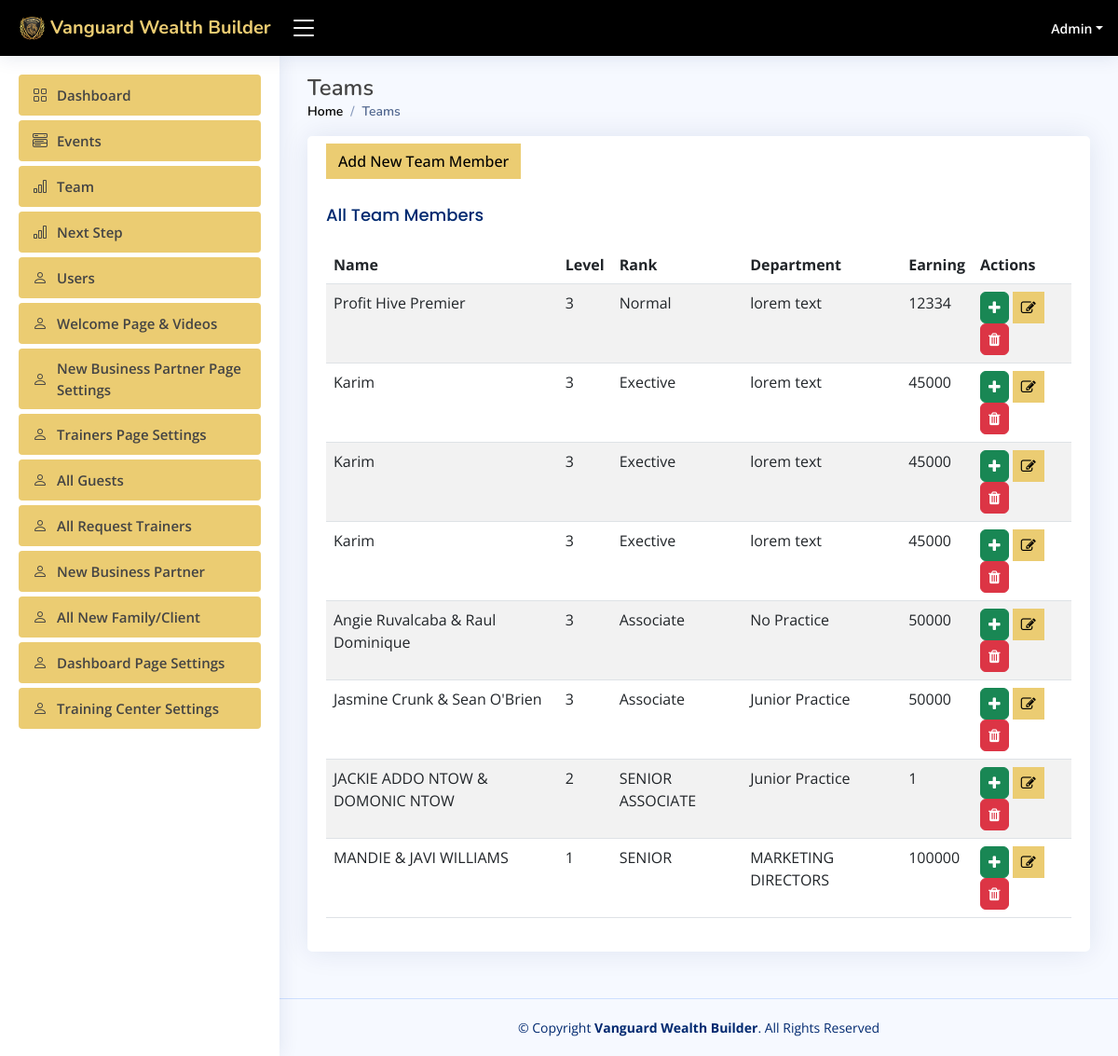
Screenshot of /admin/teams.php (signed in) with the database file from the repository.
### tables this page shows
CREATE TABLE `users` (
  `id` int(11) NOT NULL,
  `user_type` int(11) NOT NULL DEFAULT '0' COMMENT '0=user,1=admin',
  `fname` varchar(50) DEFAULT NULL,
  `lname` varchar(150) DEFAULT NULL,
  `agent_code` int(150) DEFAULT NULL,
  `email` varchar(50) DEFAULT NULL,
  `phone` varchar(100) DEFAULT NULL,
  `business_patner` varchar(150) DEFAULT NULL,
  `us_states` varchar(150) DEFAULT NULL,
  `password` varchar(255) DEFAULT NULL,
  `status` int(11) NOT NULL DEFAULT '0' COMMENT '1=active,0=block',
  `reset_token` varchar(10) DEFAULT NULL,
  `image_path` varchar(255) DEFAULT NULL,
  `notes` text,
  `address` text,
  `create_date` datetime DEFAULT NULL,
  `updated_date` datetime DEFAULT NULL
);

CREATE TABLE `team_members` (
  `id` int(11) NOT NULL,
  `name` varchar(255) DEFAULT NULL,
  `level` int(11) DEFAULT NULL,
  `rank` varchar(200) DEFAULT NULL,
  `department` varchar(260) DEFAULT NULL,
  `earning` double NOT NULL DEFAULT '0',
  `facebook_link` varchar(500) DEFAULT NULL,
  `linkedin_link` varchar(255) NOT NULL,
  `instagram_link` varchar(255) NOT NULL,
  `appointment_link` text,
  `image_path` varchar(200) DEFAULT NULL,
  `bio` longtext,
  `created_date` datetime DEFAULT NULL,
  `updated_date` datetime DEFAULT NULL
);

### serverside/functions.php (called while the page is built, shortened)
<?php
require_once 'crud.php';
class Functions
{
    private $db;
    function __construct()
    {
        $this->db = new Database();
        $this->db->connect();
    }
    function getSingleUser($id)
    {
        $sql = "select * from users where id='$id'";
        if ($this->db->sql($sql)) {
            return $this->db->getResult();
        }
    }
    function getAllTeamMembers(){
        $sql = "select * from team_members order by id desc ";
        if ($this->db->sql($sql)) {
            return $this->db->getResult();
        }
    }
}

### serverside/crud.php (called while the page is built, shortened)
<?php
class Database {
       private $db_host = "localhost";
       private $db_user = "root";
       private $db_pass = "";
       private $db_name = "wanguard";
    private $con = false;
    private $myconn = "";
    private $result = array();
    public function connect() {
        if (!$this->con) {
            $this->myconn = new mysqli($this->db_host, $this->db_user, $this->db_pass, $this->db_name);
            if ($this->myconn->connect_errno > 0) {
                array_push($this->result, $this->myconn->connect_error);
                return false;
            } else {
                $this->con = true;
                return true;
            }
        } else {
            return true;
        }
    }
    public function sql($sql) {
        $this->result = array();
        $query = $this->myconn->query($sql);
        if ($query) {
            $this->numResults = 0;
            if (isset($query->num_rows) && ( $query->num_rows > 0)) {
                $this->numResults = $query->num_rows;
            }
            for ($i = 0; $i < $this->numResults; $i++) {
                $r = $query->fetch_array();
                $key = array_keys($r);
                for ($x = 0; $x < count($key); $x++) {
                    if (!is_int($key[$x])) {
                        if ($query->num_rows >= 1) {
                            $this->result[$i][$key[$x]] = $r[$key[$x]];
                        } else {
                            $this->result = null;
                        }
                    }
                }
            }
            return true;
        } else {
            array_push($this->result, $this->myconn->error);
            return false;
        }
    }
    public function getResult() {
        $val = $this->result;
        $this->result = array();
        return $val;
    }
}

### admin/teams.php (the view, shortened to what this page needs)
<?php
include_once "includes/dashboard-header.php";
$team_members = $func->getAllTeamMembers();
?>
<main id="main" class="main">
    <div class="pagetitle">
        <h1>Teams</h1>
        <nav>
            <ol class="breadcrumb">
                <li class="breadcrumb-item"><a href="index">Home</a></li>
                <li class="breadcrumb-item active">Teams</li>
            </ol>
        </nav>
    </div>
    <section class="section dashboard">
        <div class="section">
            <div class="row">
                <div class="col-lg-12">
                    <div class="card">
                        <div class="card-body">
                            <button type="button btn-1" class="btn btn-primary my-2" data-bs-toggle="modal"
                                    data-bs-target="#add_team_modal"> Add New Team Member
                            </button>
                            <h5 class="card-title">All Team Members</h5>
                            <table class="table table-striped">
                                <thead>
                                <tr>
                                    <th scope="col">Name</th>
                                    <th scope="col">Level</th>
                                    <th scope="col">Rank</th>
                                    <th scope="col">Department</th>
                                    <th scope="col">Earning</th>
                                    <th scope="col">Actions</th>
                                </tr>
                                </thead>
                                <tbody>
                                <?php
                                foreach ($team_members as $team_member) {
                                    ?>
                                    <tr>
                                        <td><?= $team_member['name'] ?></td>
                                        <td><?= $team_member['level'] ?></td>
                                        <td><?= $team_member['rank'] ?></td>
                                        <td><?= $team_member['department'] ?></td>
                                        <td><?= $team_member['earning'] ?></td>
                                        <td>
                                            <a href="add-bio?bio_id=<?= $team_member['id'] ?>"> <i
                                                        class="fa fa-plus p-2 btn btn-success" title="Edit Bio"></i></a>
                                            <i class="fa fa-edit p-2 btn btn-primary" title="Edit team member"
                                               onclick="editTeamMember(`<?= $team_member['id'] ?>`,`<?= $team_member['name'] ?>`,`<?= $team_member['rank'] ?>`,`<?= $team_member['level'] ?>`,`<?= $team_member['department'] ?>`,`<?= $team_member['earning'] ?>`,`<?= $team_member['youtube_link'] ?>`, `<?= $team_member['linkedin_link'] ?>`,`<?= $team_member['twitter_link'] ?>`,`<?= $team_member['appointment_link'] ?>`)"></i>
                                            <i class="fa fa-trash p-2 btn btn-danger" title="Delete team member"
                                               onclick="deleteTeamMember(`<?= $team_member['id'] ?>`)"></i>
                                        </td>
                                    </tr>
                                    <?php
                                }
                                ?>
                                </tbody>
                            </table>
                        </div>
                    </div>
                </div>
            </div>
        </div>
    </section>
</main>
<?php include_once "includes/dashboard-footer.php" ?>

### admin/includes/dashboard-header.php (shortened to what this page needs)
<?php
include_once "../serverside/functions.php";
    ?>
    <?php
$func = new Functions();
$users1 = $func->getSingleUser($_SESSION['user_id']);
if (!empty($users1)) {
    $user1 = $users1[0];
}
?>
<!DOCTYPE html>
<html lang="en">
<head>
    <link href="assets/vendor/bootstrap/css/bootstrap.min.css" rel="stylesheet">
    <link href="assets/vendor/bootstrap-icons/bootstrap-icons.css" rel="stylesheet">
    <link href="assets/vendor/boxicons/css/boxicons.min.css" rel="stylesheet">
    <link href="assets/vendor/quill/quill.snow.css" rel="stylesheet">
    <link href="assets/vendor/quill/quill.bubble.css" rel="stylesheet">
    <link href="assets/vendor/remixicon/remixicon.css" rel="stylesheet">
    <link href="assets/vendor/simple-datatables/style.css" rel="stylesheet">
    <link rel="stylesheet" href="https://cdnjs.cloudflare.com/ajax/libs/font-awesome/4.7.0/css/font-awesome.min.css">
    <link href="assets/css/style.css" rel="stylesheet">
</head>
<body>
<header id="header" class="header fixed-top d-flex align-items-center">
    <div class="d-flex align-items-center justify-content-between">
        <a href="index" class="logo d-flex align-items-center">
            <img src="./assets/img/logo.png" alt="">
            <span class="d-none d-lg-block">Vanguard Wealth Builder</span>
        </a>
        <i class="bi bi-list toggle-sidebar-btn"></i>
    </div>
    <nav class="header-nav ms-auto">
        <ul class="d-flex align-items-center">
            <li class="nav-item dropdown pe-3">
                <a class="nav-link nav-profile d-flex align-items-center pe-0" href="#" data-bs-toggle="dropdown">
                    <span class="d-none d-md-block dropdown-toggle ps-2"><?= $user1['fname'] ?></span>
                </a>
            </li>
        </ul>
    </nav>
</header>
<aside id="sidebar" class="sidebar">
    <ul class="sidebar-nav" id="sidebar-nav">
        <li class="nav-item">
            <a class="nav-link" href="index">
                <i class="bi bi-grid"></i>
                <span>Dashboard</span>
            </a>
        </li>
        <li class="nav-item">
            <a class="nav-link" href="events">
                <i class="bi bi-menu-button-wide"></i>
                <span>Events</span>
            </a>
        </li>
        <li class="nav-item">
            <a class="nav-link" href="teams">
                <i class="bi bi-bar-chart"></i>
                <span>Team</span>
            </a>
        </li>
        <li class="nav-item">
            <a class="nav-link" href="next_step">
                <i class="bi bi-bar-chart"></i>
                <span>Next Step</span>
            </a>
        </li>
        <li class="nav-item">
            <a class="nav-link" href="users">
                <i class="bi bi-person"></i>
                <span>Users</span>
            </a>
        </li>
        <li class="nav-item">
            <a class="nav-link" href="welcome">
                <i class="bi bi-person"></i>
                <span>Welcome Page & Videos</span>
            </a>
        </li>
        <li class="nav-item">
            <a class="nav-link" href="new_business_partner">
                <i class="bi bi-person"></i>
                <span>New Business Partner Page Settings</span>
            </a>
        </li>
        <li class="nav-item">
            <a class="nav-link" href="trainers_page_setting">
                <i class="bi bi-person"></i>
                <span>Trainers Page Settings</span>
            </a>
        </li>
        <li class="nav-item">
            <a class="nav-link" href="all_guest">
                <i class="bi bi-person"></i>
                <span>All Guests</span>
            </a>
        </li>
        <li class="nav-item">
            <a class="nav-link" href="request_trainer">
                <i class="bi bi-person"></i>
                <span>All Request Trainers</span>
            </a>
        </li>
        <li class="nav-item">
            <a class="nav-link" href="business_partners">
                <i class="bi bi-person"></i>
                <span>New Business Partner</span>
            </a>
        </li>
        <li class="nav-item">
            <a class="nav-link" href="new_client">
                <i class="bi bi-person"></i>
                <span>All New Family/Client </span>
            </a>
        </li>
        <li class="nav-item">
            <a class="nav-link" href="dashboard_page-settings">
                <i class="bi bi-person"></i>
                <span>Dashboard Page Settings</span>
            </a>
        </li>
        <li class="nav-item">
            <a class="nav-link" href="training_center_settings">
                <i class="bi bi-person"></i>
                <span>Training Center Settings</span>
            </a>
        </li>
    </ul>
</aside>

### admin/assets/css/style.css (style rules this page uses)
:root { scroll-behavior: smooth; }
body { font-family: "Open Sans", sans-serif; background: #f6f9ff; color: #444444; }
a { color: #4154f1; text-decoration: none; }
h1, h2, h3, h4, h5, h6 { font-family: "Nunito", sans-serif; }
#main { margin-top: 60px; padding: 20px 30px; transition: all 0.3s; }
.pagetitle { margin-bottom: 10px; }
.pagetitle h1 { font-size: 24px; margin-bottom: 0; font-weight: 600; }
.card { margin-bottom: 30px; border: none; border-radius: 5px; box-shadow: 0px 0 30px rgba(1, 41, 112, 0.1); }
.card-title { padding: 20px 0 15px 0; font-size: 18px; font-weight: 500; color: #012970; font-family: "Poppins", sans-serif; }
.card-body { padding: 0 20px 20px 20px; }
.breadcrumb { font-size: 14px; font-family: "Nunito", sans-serif; color: #899bbd; font-weight: 600; }
.breadcrumb a { color: black; transition: 0.3s; }
.breadcrumb .breadcrumb-item::before { color: #899bbd; }
.breadcrumb .active { color: #51678f; font-weight: 600; }
.logo { line-height: 1; }
@media (min-width: 1200px) { .logo { width: 280px; } }
.logo img { max-height: 26px; margin-right: 6px; }
.logo span { font-size: 20px; font-weight: 700; color: #EBCC72; font-family: "Nunito", sans-serif; }
.header { transition: all 0.5s; z-index: 997; height: 60px; box-shadow: 0px 2px 20px rgba(1, 41, 112, 0.1); background-color: black; padding-left: 20px; }
.header .toggle-sidebar-btn { font-size: 32px; padding-left: 10px; cursor: pointer; color: white; }
.header-nav ul { list-style: none; }
.header-nav>ul { margin: 0; padding: 0; }
.header-nav .nav-profile { color: white; }
.header-nav .nav-profile span { font-size: 14px; font-weight: 600; }
.sidebar { position: fixed; top: 60px; left: 0; bottom: 0; width: 300px; z-index: 996; transition: all 0.3s; padding: 20px; overflow-y: auto; scrollbar-width: thin; scrollbar-color: #aab7cf transparent; box-shadow: 0px 0px 20px rgba(1, 41, 112, 0.1); background-color: #fff; }
@media (min-width: 1200px) { #main, #footer { margin-left: 300px; } }
.sidebar-nav { padding: 0; margin: 0; list-style: none; }
.sidebar-nav li { padding: 0; margin: 0; list-style: none; }
.sidebar-nav .nav-item { margin-bottom: 5px; }
.sidebar-nav .nav-link { display: flex; align-items: center; font-size: 15px; font-weight: 600; transition: 0.3; background: #EBCC72; padding: 10px 15px; border-radius: 4px; }
.sidebar-nav .nav-link i { font-size: 16px; margin-right: 10px; }
.btn-primary { background: #EBCC72 !important; color: black; font-weight: 500; border-color: #EBCC72 !important; border-radius: 0 !important; }

### rows the page displays
users: fname "Admin"
team_members: name "Profit Hive Premier", level "3", rank "Normal", department "lorem text", earning "12334"
team_members: name "Karim", level "3", rank "Exective", department "lorem text", earning "45000"
team_members: name "Karim", level "3", rank "Exective", department "lorem text", earning "45000"
team_members: name "Karim", level "3", rank "Exective", department "lorem text", earning "45000"
team_members: name "Angie Ruvalcaba & Raul Dominique", level "3", rank "Associate", department "No Practice", earning "50000"
team_members: name "Jasmine Crunk & Sean O'Brien", level "3", rank "Associate", department "Junior Practice", earning "50000"
team_members: name "JACKIE ADDO NTOW & DOMONIC NTOW", level "2", rank "SENIOR ASSOCIATE", department "Junior Practice", earning "1"
team_members: name "MANDIE & JAVI WILLIAMS", level "1", rank "SENIOR", department "MARKETING DIRECTORS", earning "100000"
